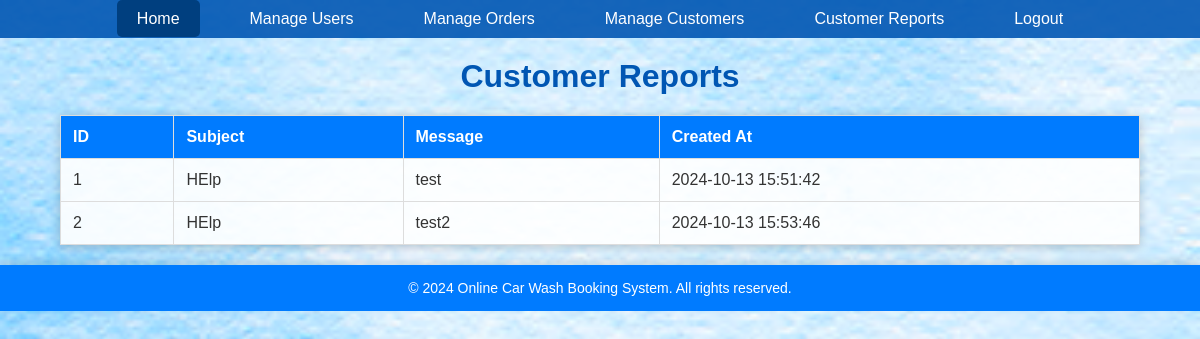
Screenshot of /view_reports.php with the database file from the repository.
### tables this page shows
CREATE TABLE `support_requests` (
  `id` int(11) NOT NULL,
  `subject` varchar(255) NOT NULL,
  `message` text NOT NULL,
  `created_at` timestamp NOT NULL DEFAULT current_timestamp()
);

### view_reports.php (the view, shortened to what this page needs)
<?php
$servername = "localhost";
$username = "root";
$password = "";
$dbname = "carwash";
$conn = new mysqli($servername, $username, $password, $dbname);
$sql = "SELECT * FROM support_requests";
$result = $conn->query($sql);
?>
<!DOCTYPE html>
<html lang="en">
<head>
</head>
<body>
    <nav>
        <ul>
            <li><a href="../ITP/dashboard.php" class="active">Home</a></li>
            <li><a href="../ITP/manage_user.php">Manage Users</a></li>
            <li><a href="../ITP/manage_order.php">Manage Orders</a></li>
            <li><a href="../ITP/manage_cust.php">Manage Customers</a></li>
            <li><a href="../ITP/view_reports.php">Customer Reports</a></li>
            <li><a href="../ITP/logout.php">Logout</a></li>
        </ul>
    </nav>
    <h1>Customer Reports</h1>
    <table>
        <thead>
            <tr>
                <th>ID</th>
                <th>Subject</th>
                <th>Message</th>
                <th>Created At</th>
            </tr>
        </thead>
        <tbody>
            <?php
            if ($result->num_rows > 0) {
                while($row = $result->fetch_assoc()) {
                    echo "<tr>
                            <td>{$row['id']}</td>
                            <td>{$row['subject']}</td>
                            <td>{$row['message']}</td>
                            <td>{$row['created_at']}</td>
                          </tr>";
                }
            } else {
                echo "<tr><td colspan='4' style='text-align:center;'>No reports found</td></tr>";
            }
            ?>
        </tbody>
    </table>
    <footer>
        <p>&copy; 2024 Online Car Wash Booking System. All rights reserved.</p>
    </footer>
</body>
</html>

### view_reports.php (style rules this page uses)
body { font-family: Arial, sans-serif; background: url('images/wallpaper.png') no-repeat center center fixed; background-size: cover; color: #333; margin: 0; padding: 0; }
nav { background-color: rgba(0, 86, 179, 0.9); padding: 10px 0; }
nav ul { list-style: none; padding: 0; margin: 0; display: flex; justify-content: center; }
nav ul li { margin: 0 15px; }
nav ul li a { color: white; text-decoration: none; font-size: 16px; padding: 10px 20px; border-radius: 5px; transition: background-color 0.3s; }
nav ul li a:hover, nav ul li a.active { background-color: #003f7f; }
h1 { text-align: center; margin: 20px 0; color: #0056b3; }
table { width: 90%; margin: 20px auto; border-collapse: collapse; background-color: rgba(255, 255, 255, 0.9); box-shadow: 0 2px 10px rgba(0, 0, 0, 0.2); }
th, td { padding: 12px; text-align: left; border: 1px solid #ddd; }
th { background-color: #007bff; color: white; }
footer { background-color: #007bff; color: white; text-align: center; padding: 15px 0; position: relative; bottom: 0; width: 100%; box-shadow: 0 -4px 8px rgba(0, 0, 0, 0.1); }
footer p { margin: 0; font-size: 14px; }

### rows the page displays
support_requests: id "1", subject "HElp", message "test", created_at "2024-10-13 15:51:42"
support_requests: id "2", subject "HElp", message "test2", created_at "2024-10-13 15:53:46"
